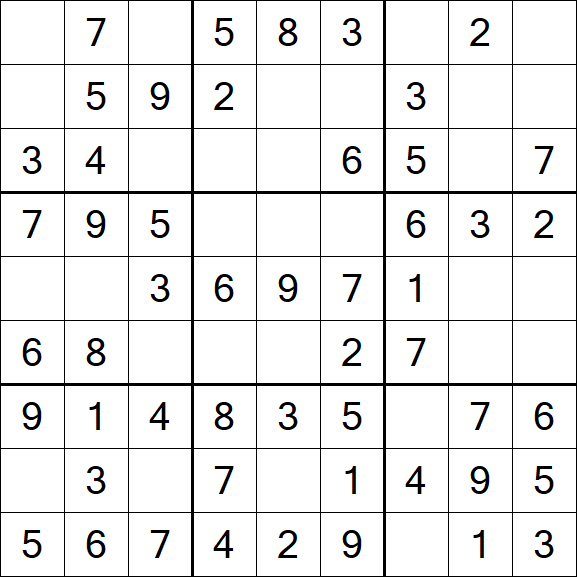
#> input picture image/suduko.png, 577 x 577 px
$ jupyter execute index26.ipynb
#> lines starting #> are read from the running program, lines starting #| are printed output that depends on the picture; after the words box and inside, x2 and y2 are one past the last pixel; in counts of white or black regions, pixels touching at a corner belong together
[cell 1]
import cv2
import numpy as np

[cell 2]
img = cv2.imread("image/suduko.png")
#> img is the input picture: shape (577, 577, 3); mean B, G, R 235.1, 235.1, 235.1
gry = cv2.cvtColor(img,cv2.COLOR_BGR2GRAY)
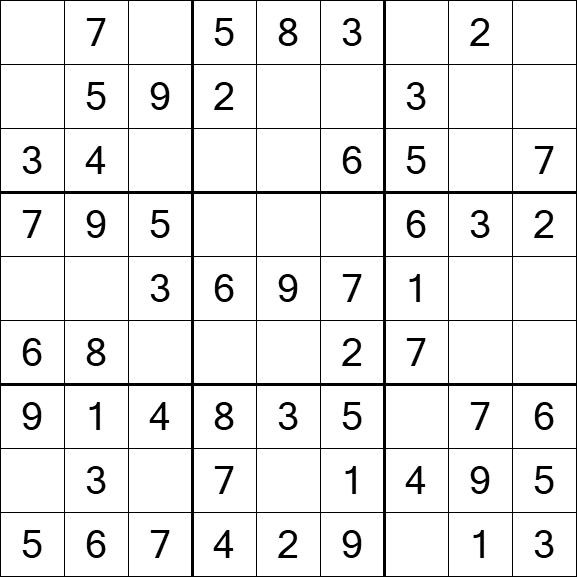
#> gry: shape (577, 577); min 0, max 255, mean 235.1
edg = cv2.Canny(gry,20,250)
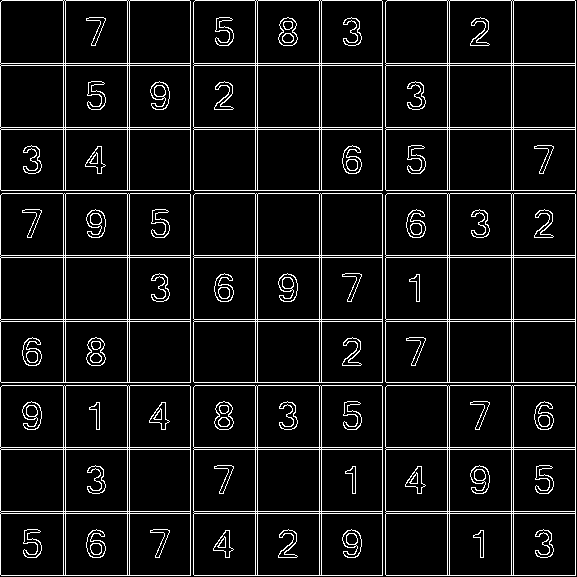
#> edg: shape (577, 577); 8.1% white in thin lines or dots

lines = cv2.HoughLines(edg,1,np.pi/180,200)
#> lines = 36 rows, first 8: [63, 0], [65, 0], [127, 0], [129, 0], [190, 0], [255, 0], [257, 0], [319, 0]

for r,th in lines[0]:
  a = np.cos(th)
  b = np.sin(th)

  x0 = a*r
  y0 = b*r

  x1 = int(x0+1000*(-b))
  y1 = int(y0+1000*(a))
  x2 = int(x0-1000*(-b))
  y2 = int(y0-1000*(a))

  cv2.line(img,(x1,y1),(x2,y2),(0,255,0),2)
#> this loop made 1 pass
#> (r, th, a, b, x0, y0, x1, y1) on pass 1: (63, 0, 1, 0, 63, 0, 63, 1000)
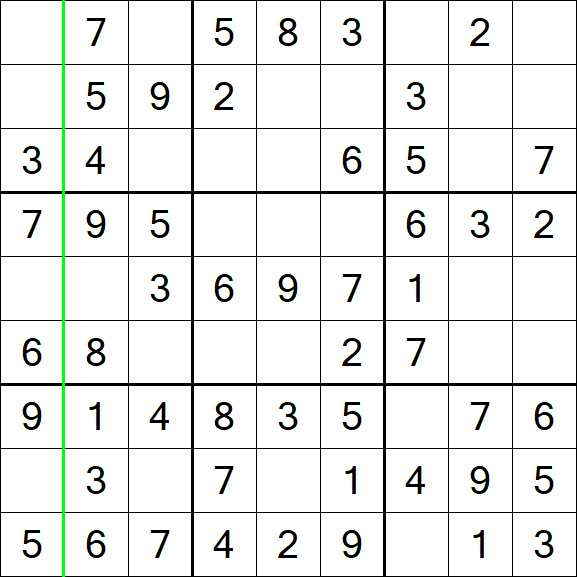
#> img: shape (577, 577, 3); 0.52% of pixels changed, all inside (x1, y1, x2, y2) = (62, 0, 65, 577)


cv2.imshow("suduko", img)
cv2.waitKey(0)
cv2.destroyAllWindows()

[cell 3]
img = cv2.imread("image/suduko.png")
gry = cv2.cvtColor(img,cv2.COLOR_BGR2GRAY)
edg = cv2.Canny(gry,20,250)
l = cv2.HoughLinesP(edg,1,np.pi/180,200,minLineLength=180,maxLineGap=100)
#> l = 36 rows, first 6: [1, 513, 575, 513], [1, 382, 575, 382], [321, 575, 321, 1], [1, 63, 575, 63], [1, 321, 575, 321], [1, 257, 575, 257]

for i in l:
  x1,y1,x2,y2 = i[0]
  cv2.line(img,(x1,y1),(x2,y2),(0,255,0),2)
#> this loop made 36 passes
#> (x1, y1, x2, y2) on passes 1 to 12: (1, 513, 575, 513), (1, 382, 575, 382), (321, 575, 321, 1), (1, 63, 575, 63), (1, 321, 575, 321), (1, 257, 575, 257), (1, 447, 575, 447), (1, 511, 575, 511), (1, 575, 575, 575), (382, 574, 382, 1), (1, 449, 575, 449), (513, 574, 513, 1)
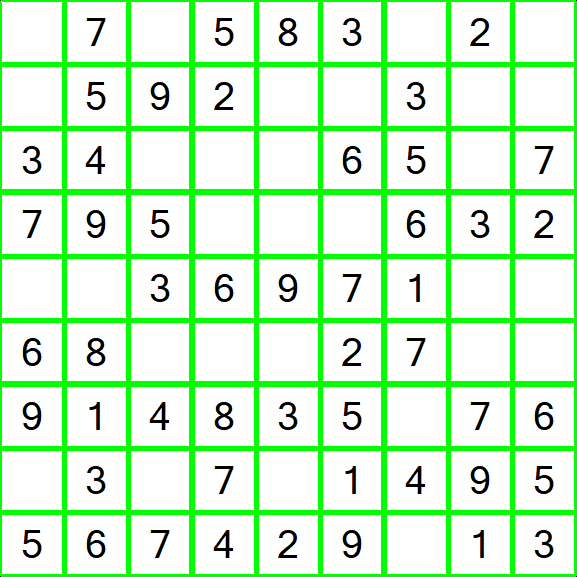
#> img: shape (577, 577, 3); 15.63% of pixels changed, all inside (x1, y1, x2, y2) = (0, 0, 577, 577)


cv2.imshow("suduko", img)
cv2.waitKey(0)
cv2.destroyAllWindows()
